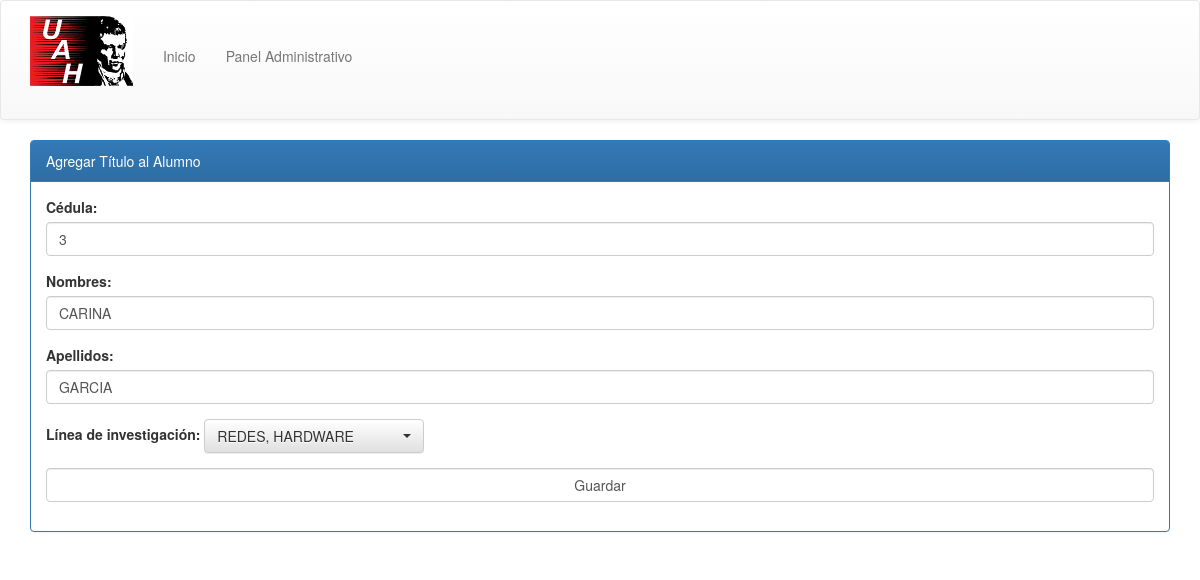
Page /editar_tutor/b4fb5bca-436d-40ab-9196-b2f386cc4f77 on the committed database.
### tesis_orm.py (models this page shows, shortened)
class Tutor(Base):
    __tablename__ = "tutores"
    indice = Column(String, primary_key=True, default=generar_identificador_unico)
    nombre = Column(String)
    apellido = Column(String, default="")
    cedula = Column(String, default="")
    lineas_investigacion = relationship("LineaDeInvestigacion",
        secondary="tutor_linea", backref="_tutores")

class LineaDeInvestigacion(Base):
    __tablename__ = "lineas_de_investigacion"
    indice = Column(String, primary_key=True, default=generar_identificador_unico)
    nombre = Column(String)
    tutores = relationship("Tutor", secondary="tutor_linea",
        backref="_lineas_investigacion")
    def __eq__(self, other):
        return self.nombre == other.nombre

### tesis_web.py (the view)
@app.route("/editar_tutor/<indice>", methods=["GET", "POST"])
def editar_tutor(indice):
    tutor = bd.query(Tutor).get(indice)
    lineas_investigacion = bd.query(LineaDeInvestigacion).all()
    if tutor:
        if request.method == "GET":
            return render_template("editar_tutor.html", tutor=tutor, lineas_investigacion_select=lineas_investigacion)
        elif request.method == "POST":
            actualizar_tutor(tutor)
            return render_template("editar_tutor.html", tutor=tutor, lineas_investigacion_select = lineas_investigacion)
    else:
        return "No existe el tutor", 400

### templates/editar_tutor.html
{% extends "base.html" %}
{% block contenido %}
    <div class="container">
        <div class="panel panel-primary">
            <div class="panel-heading">Agregar Título al Alumno</div>
            <div class="panel-body">
        <form method="POST" action="/editar_tutor/{{ tutor.indice }}">
            <div class="form-group">
                <label for="">Cédula: </label>
                <input class="form-control" name="cedula" type="text" value="{{ tutor.cedula }}">
            </div>
            <div class="form-group">
                <label for="">Nombres: </label>
                <input class="form-control" name="nombre" type="text" value="{{ tutor.nombre }}">
            </div>
            <div class="form-group">
                <label for="">Apellidos: </label>
                <input class="form-control" name="apellido" type="text" value="{{ tutor.apellido }}">
            </div>
            <div class="form-group">
                <label for="">Línea de investigación: </label>
                <select class="selectpicker" multiple data-live-search="true" name="lineas_investigacion">
                    {%  for linea in lineas_investigacion_select %}
                    <option value="{{ linea.indice }}"{% if linea in tutor.lineas_investigacion %}selected{% endif %}>{{ linea.nombre }}</option>
                    {% endfor %}
                </select>
            </div>
            <input class="form-control" type="submit" value="Guardar">
        </form>
        </div></div>
    </div>
{% endblock %}

### rows in the picture
Tutor: cedula "3", nombre "CARINA", apellido "GARCIA"
LineaDeInvestigacion: nombre "REDES,"
LineaDeInvestigacion: nombre "HARDWARE"
